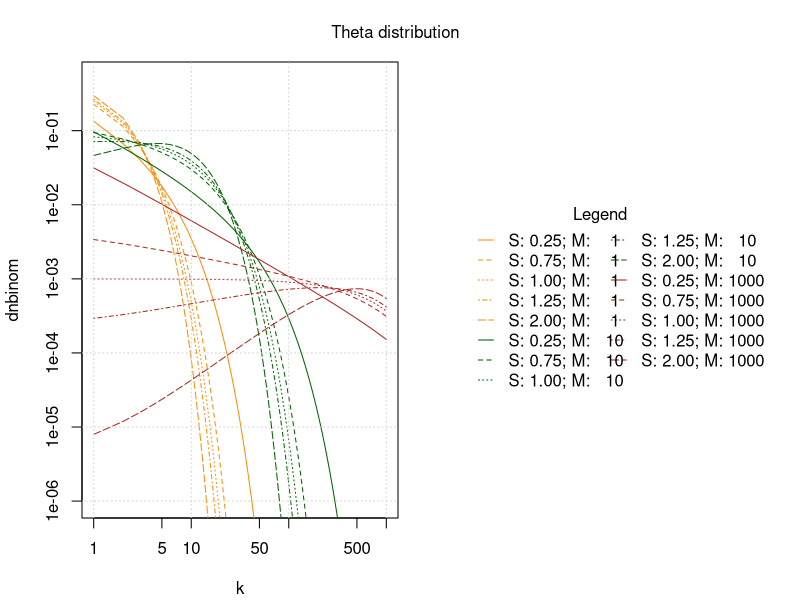

R code for this plot:
#'---
#' title: dnbinom distribution for different theta and mu
#' author: Christian Mertes
#' wb:
#'  input: 
#'  output:
#' output:
#'  html_document:
#'   code_folding: show
#'   code_download: TRUE
#'---

library(data.table)

#+ fig.width=12, fig.height=6
ks <- 1:1e3
par(mfrow=c(1,2), mar=c(4,4,3,0) + 0.1)
plot(NA, log='yx',ylim=c(1e-6, 0.5), xlim=range(ks), xlab='k', ylab='dnbinom')
dtconf <- data.table(
    size = rep(c(0.25, 0.75, 1, 1.25, 2), 3),
    mu   = rep(c(1, 10, 1000), each=5),
    col  = rep(c('darkorange', 'darkgreen', 'firebrick'), each=5),
    lty  = rep(1:5, 3)
)
dtconf
sapply(1:nrow(dtconf), function(i){
    lines(ks, dnbinom(ks, size=dtconf[i,size], mu=dtconf[i,mu]), 
            col=dtconf[i,col], lty=dtconf[i,lty])
})
grid()
par(mar=c(1,1,1,1) + 1.1)
plot.new()
legend('center', title = 'Legend', bty = 'n',
       dtconf[,sprintf('S: %2.2f; M: %4i', round(size, 3), mu)],
       col=dtconf[,col], lty=dtconf[,lty], ncol=2, xpd = TRUE, seg.len = 1,
       text.width = 0.3)
mtext('Theta distribution', at = -0.2)
